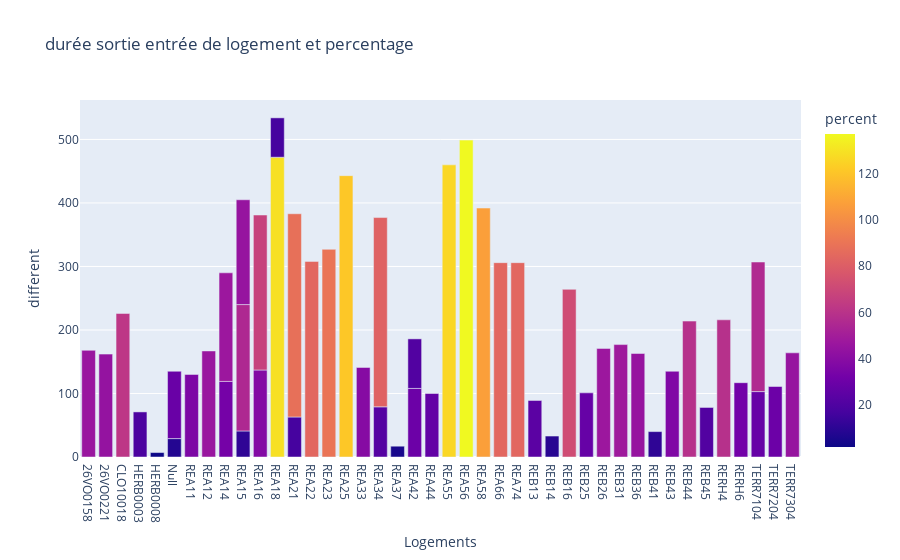

This figure's notebook cell:
### Code cell
import pandas as pd
import plotly.express as px
input_file = "durée_sortie_entrée_legement_percent.csv"
df = pd.read_csv(input_file)
#display(df)


fig = px.bar(df,
             x='Logements',
             y='different',
             title='durée sortie entrée de logement et percentage',
             color='percent',
             barmode='stack')

fig.show()

### Figure 1 — Plotly figure (JSON) as saved in the notebook; plotly's stock layout.template omitted (floating-point values rounded to 4 significant figures)
{"data": [{"alignmentgroup": "True", "hovertemplate": "Logements=%{x}<br>different=%{y}<br>percent=%{marker.color}<extra></extra>", "legendgroup": "", "marker": {"color": [46, 44, 62, 19, 2, 8, 29, 36, 46, 33, 47, 11, 55, 45, 38, 67, 129, 17, 17, 88, 84, 90, 121, 39, 22, 82, 5, 30, 21, 27, 126, 137, 107, 84, 84, 24, 9, 72, 28, 47, 48, 45, 11, 37, 59, 21, 59, 32, 28, 56, 30, 45], "coloraxis": "coloraxis"}, "name": "", "offsetgroup": "", "orientation": "v", "showlegend": false, "textposition": "auto", "type": "bar", "x": ["26VO0158", "26VO0221", "CLO10018", "HERB0003", "HERB0008", "Null", "Null", "REA11     ", "REA12     ", "REA14     ", "REA14     ", "REA15     ", "REA15     ", "REA15     ", "REA16     ", "REA16     ", "REA18     ", "REA18     ", "REA21     ", "REA21     ", "REA22", "REA23     ", "REA25", "REA33     ", "REA34     ", "REA34     ", "REA37     ", "REA42", "REA42", "REA44     ", "REA55     ", "REA56     ", "REA58     ", "REA66     ", "REA74     ", "REB13     ", "REB14     ", "REB16     ", "REB25     ", "REB26", "REB31     ", "REB36     ", "REB41     ", "REB43     ", "REB44     ", "REB45     ", "RERH4     ", "RERH6     ", "TERR7104", "TERR7104", "TERR7204", "TERR7304"], "xaxis": "x", "y": [168, 162, 226, 71, 7, 29, 106, 130, 167, 119, 171, 41, 199, 165, 137, 244, 472, 62, 63, 320, 308, 327, 443, 141, 79, 298, 17, 108, 78, 100, 460, 499, 392, 306, 306, 89, 33, 264, 101, 171, 177, 163, 40, 135, 214, 78, 216, 117, 103, 204, 111, 164], "yaxis": "y"}], "layout": {"barmode": "stack", "coloraxis": {"colorbar": {"title": {"text": "percent"}}, "colorscale": [[0, "#0d0887"], [0.1111, "#46039f"], [0.2222, "#7201a8"], [0.3333, "#9c179e"], [0.4444, "#bd3786"], [0.5556, "#d8576b"], [0.6667, "#ed7953"], [0.7778, "#fb9f3a"], [0.8889, "#fdca26"], [1, "#f0f921"]]}, "legend": {"tracegroupgap": 0}, "title": {"text": "durée sortie entrée de logement et percentage"}, "xaxis": {"anchor": "y", "domain": [0, 1], "title": {"text": "Logements"}}, "yaxis": {"anchor": "x", "domain": [0, 1], "title": {"text": "different"}}}}
